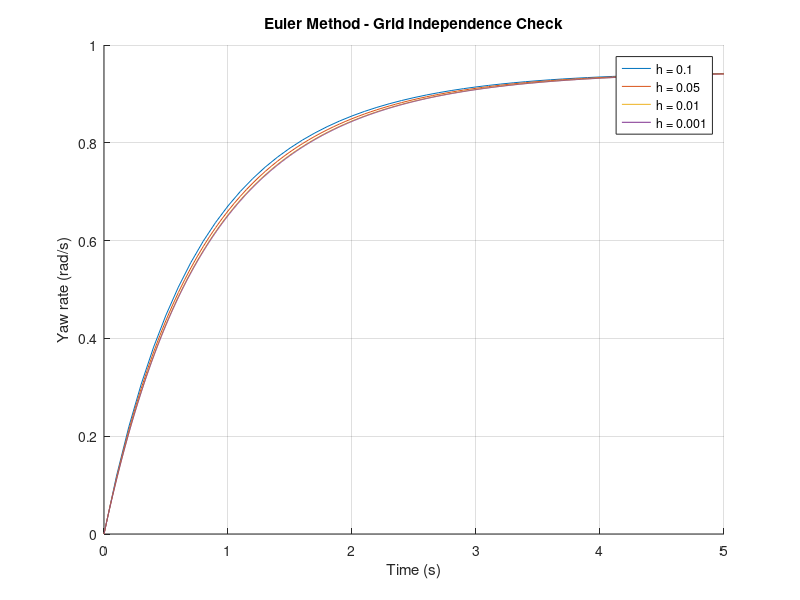

Write MATLAB code to recreate this figure. (Note: this script raises an error after producing the figure.)
%Parameters for Vehicle
m = 1400;          % kg
a = 1.14;          % m
b = 1.33;          % m
Caf = 25000;       % N/rad
Car = 21000;       % N/rad
Iz = 2420;         % kg·m^2
u = 75 / 3.6;      % Convert from km/h to m/s
delta = 0.1;       % Step steering input (rad)

%Matrix
A = [- (Caf + Car)/(m*u), (-a*Caf + b*Car)/(m*u) - u;
     (-a*Caf + b*Car)/(Iz*u), - (a^2*Caf + b^2*Car)/(Iz*u)];

B = [Caf/m;a*Caf/Iz];

bicycle_ODE = @(t,x) A * x + B * delta;

%Define IVP
tspan = [0,5];
y0 = 1;
x0 = [0,0];
h = 0.01;
f = @(t,y) t * y;

% Generic IVP solver
function [t, y] = solveIVP(f, tspan, y0, h, solver)
    t = tspan(1):h:tspan(2);
    y = zeros(length(y0), length(t));
    y(:,1) = y0;
    for n = 1:length(t) - 1
        y(:,n+1) = solver(f, t(n), y(:,n), h);
    end
end

%Euler Method
function [t,x] = euler_1(ode, tspan, x0, h)

    t = tspan(1) : h : tspan(2);
    n = length(t);
    x = zeros(length(x0), n);
    x(:,1) = x0;

    for i = 1:length(t) -1;
        x(:, i+1) = x(:, i) + h * ode(t(i), x(:, i));
    end
end

stepSize = [0.1, 0.05, 0.01, 0.001];

figure;
hold on;
for h = stepSize
    [t, x] = euler_1(bicycle_ODE, tspan, x0, h);
    plot(t, x(2,:), 'DisplayName', ['h = ', num2str(h)]);
end

title('Euler Method - Grid Independence Check');
xlabel('Time (s)');
ylabel('Yaw rate (rad/s)');
legend;
grid on;

h_selected = 0.01; % Chosen based on grid study
[t, x] = euler_method(bicycle_ode, tspan, x0, h_selected);

figure;
plot(t, x(2,:), 'b', 'LineWidth', 1.5);
title('Final Euler Solution (h = 0.01)');
xlabel('Time (s)');
ylabel('Yaw rate (rad/s)');
grid on;